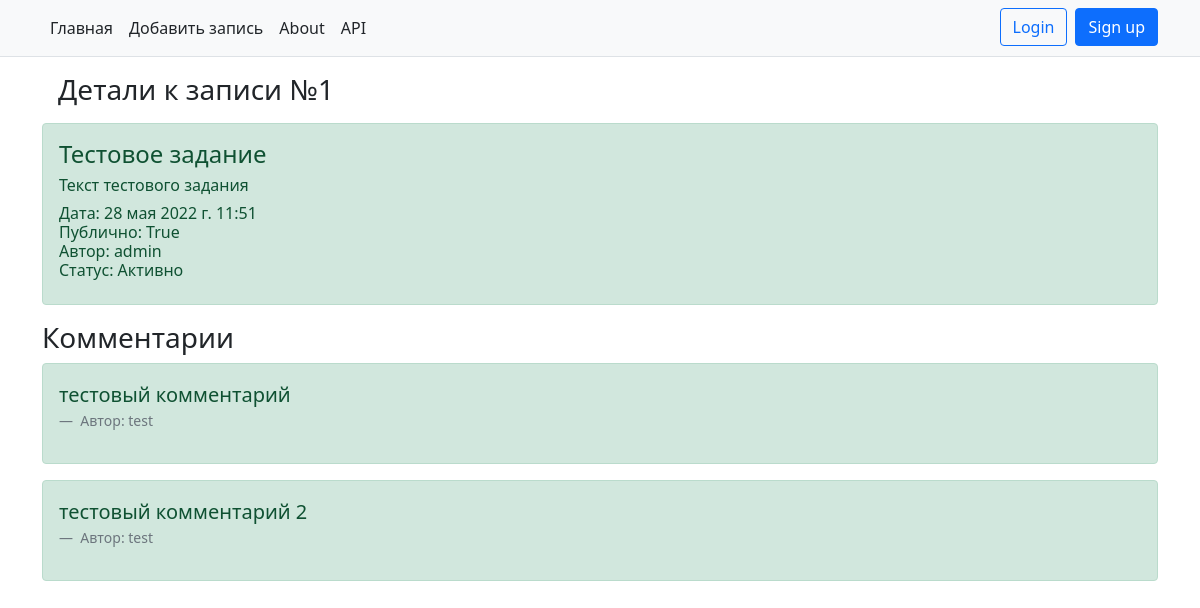
The app's page /details/1, older data.
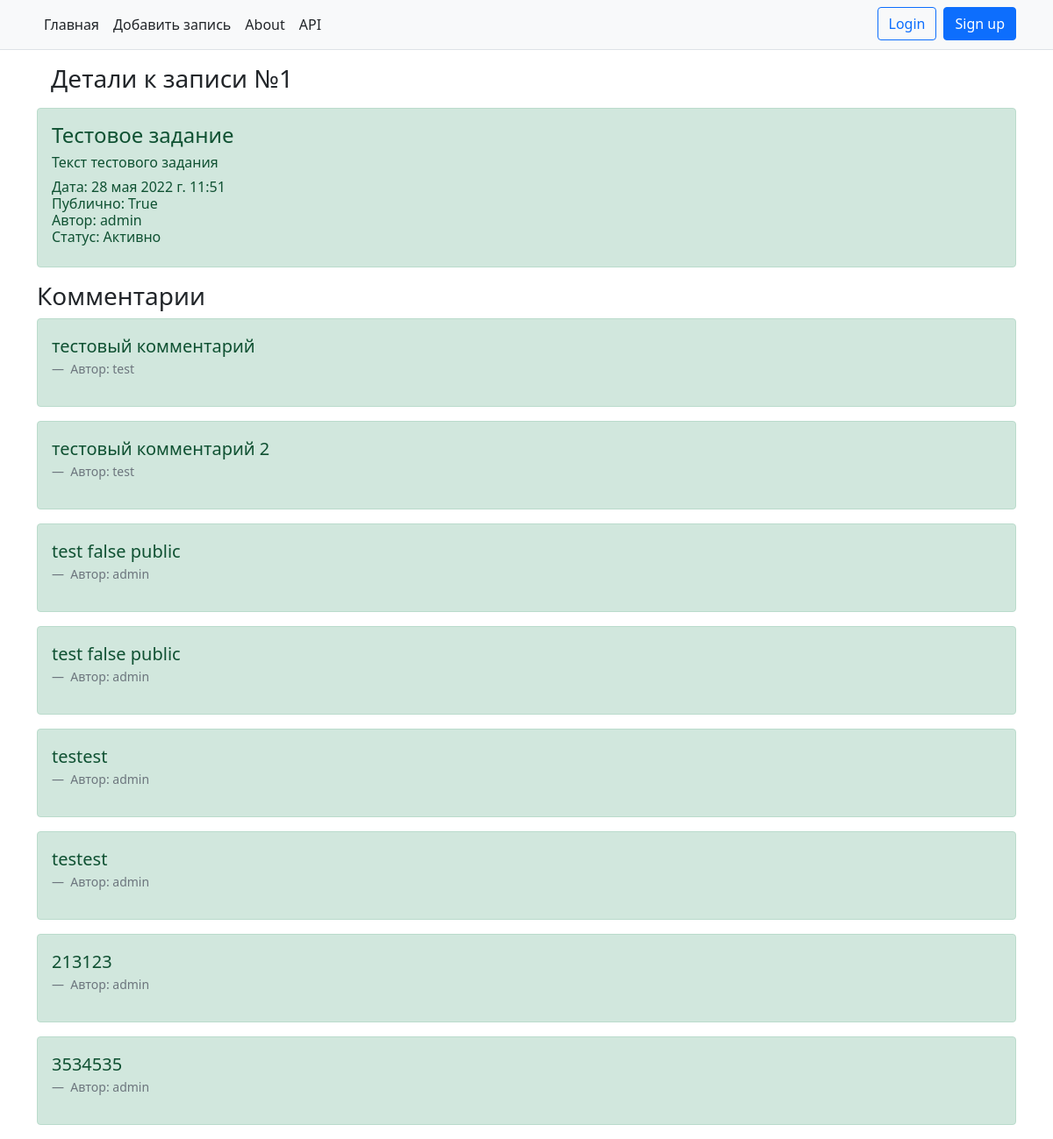
The same page, newer data.
### todo_manager/models.py (models this page shows, shortened)
class ToDoModel(models.Model):
    class StatusNote(models.IntegerChoices):  # Выбор статуса задачи
        ACTIVE = 1, _('Активно')
        POSTPONED = 2, _('Отложено')
        DONE = 3, _('Выполнено')
    author = models.ForeignKey(User, on_delete=models.CASCADE)
    title = models.CharField(_("Заголовок"), max_length=150)
    message = models.TextField("Текст заметки", max_length=5000)
    status = models.IntegerField(verbose_name="Статус", default=StatusNote.ACTIVE, choices=StatusNote.choices)
    important = models.BooleanField("Важно", default=False)
    public = models.BooleanField("Публично", default=False)
    time_field = models.DateTimeField(verbose_name="Дата", default=get_date)
    class Meta:
        verbose_name = _("Задача")  # todo с маленькой буквы
        verbose_name_plural = _("Задачи")

class Comments(models.Model):
    comment = models.TextField("Текст комментария", max_length=5000)
    author = models.ForeignKey(User, on_delete=models.CASCADE, verbose_name="Автор")
    todo_post = models.ForeignKey(ToDoModel, on_delete=models.CASCADE, verbose_name="Пост", related_name="comments",
                                  default=None)
    class Meta:
        verbose_name = _("Комментарий")
        verbose_name_plural = _("Комментарии")

### todo_manager/views.py (the view, shortened to what this page needs)
# urls.py: path('details/<int:pk>', views.DetailViews.as_view(), name='details'),
class DetailViews(View):
    def get(self, request, pk):
        obj = ToDoModel.objects.get(pk=pk)
        comments = Comments.objects.all()
        comments_filter = comments.filter(todo_post_id=pk)
        form = CommentForm(request.POST)
        content = {'obj': obj,
                   'user': request.user,
                   'form': form,
                   'comments': comments_filter}
        return render(request, 'todo_manager/details.html', content)

### todo_manager/templates/todo_manager/details.html (shortened to what this page needs)
{% extends "todo_manager/base.html" %}
{% block content %}
    <h3 class="m-3">Детали к записи №{{ obj.id }}</h3>
    <div class="{% if obj.public %} alert alert-success mt-2 {% else %} alert alert-warning mt-2 {% endif %}">
        <h4>{{ obj.title }}</h4>
        <p class="h6">{{ obj.message }}</p>
        <p class="h6">Дата: {{ obj.time_field }}<br>
            Публично: {{ obj.public }}<br>
            Автор: {{ obj.author }}<br>
            Статус: {{ obj.get_status_display }}
        </p>
    </div>
    <h3>Комментарии</h3>
    {% if obj.public %}
        {% if comments %}
            {% for comment in comments %}
                <div class="alert alert-success mt-2">
                    <figure>
                        <blockquote class="blockquote">
                            <p>{{ comment.comment }}</p>
                        </blockquote>
                        <figcaption class="blockquote-footer"> Автор: {{ comment.author }} </figcaption>
                    </figure>
                </div>
            {% endfor %}
        {% else %}
            <p>Комментариев пока что нет...</p>
        {% endif %}
    {% else %}
        <p>Комментировать можно только публичную запись</p>
    {% endif %}
{% endblock %}

### todo_manager/templates/todo_manager/base.html (shortened to what this page needs)
<!DOCTYPE html>
<html lang="en">
<head>
    <link rel="stylesheet" href="https://cdn.jsdelivr.net/npm/bootstrap@5.1.3/dist/css/bootstrap.min.css">
</head>
<body>
<nav class="py-2 bg-light border-bottom">
    <div class="container d-flex flex-wrap">
        <ul class="nav me-auto">
            <li class="nav-item"><a href="{% url 'index' %}" class="nav-link link-dark px-2 active" aria-current="page">Главная</a>
            </li>
            <li class="nav-item"><a href="{% url 'add_note' %}" class="nav-link link-dark px-2">Добавить запись</a></li>
            <li class="nav-item"><a href="{% url 'about' %}" class="nav-link link-dark px-2">About</a></li>
            <li class="nav-item"><a href="{% url 'api' %}" class="nav-link link-dark px-2">API</a></li>
        </ul>
        <ul class="nav">
            {% if  user.is_active %}
                <li class="nav-item">
                <div class="dropdown">
                    <button class="btn btn-primary dropdown-toggle" type="button" id="dropdownMenuButton1"
                            data-bs-toggle="dropdown" aria-expanded="false">
                        {{ user }}
                    </button>
                    <ul class="dropdown-menu" aria-labelledby="dropdownMenuButton1">
                        <li><a class="dropdown-item" href="#">Action</a></li>
                        <li><a class="dropdown-item" href="{% url 'my_notes' %}">Мои задачи</a></li>
                        <li><hr class="dropdown-divider"></li>
                        <li><a class="dropdown-item" href="{% url 'logout' %}">Logout</a></li>
                    </ul>
                </div>
                    </li>
            {% else %}
                <li class="nav-item"><a href="{% url 'login' %}" class="btn btn-outline-primary me-2" role="button">Login</a></li>
                <li class="nav-item"><a href="{% url 'signup' %}" class="btn btn-primary" role="button">Sign up</a></li>
            {% endif %}
        </ul>
    </div>
</nav>
<div class="container">
    {% block content %}
    {% endblock %}
</div>
</body>
</html>

Row changes from the older to the newer data that the page shows:
added Comments: comment "test false public", author "admin"
added Comments: comment "test false public", author "admin"
added Comments: comment "testest", author "admin"
added Comments: comment "testest", author "admin"
added Comments: comment "213123", author "admin"
added Comments: comment "3534535", author "admin"
